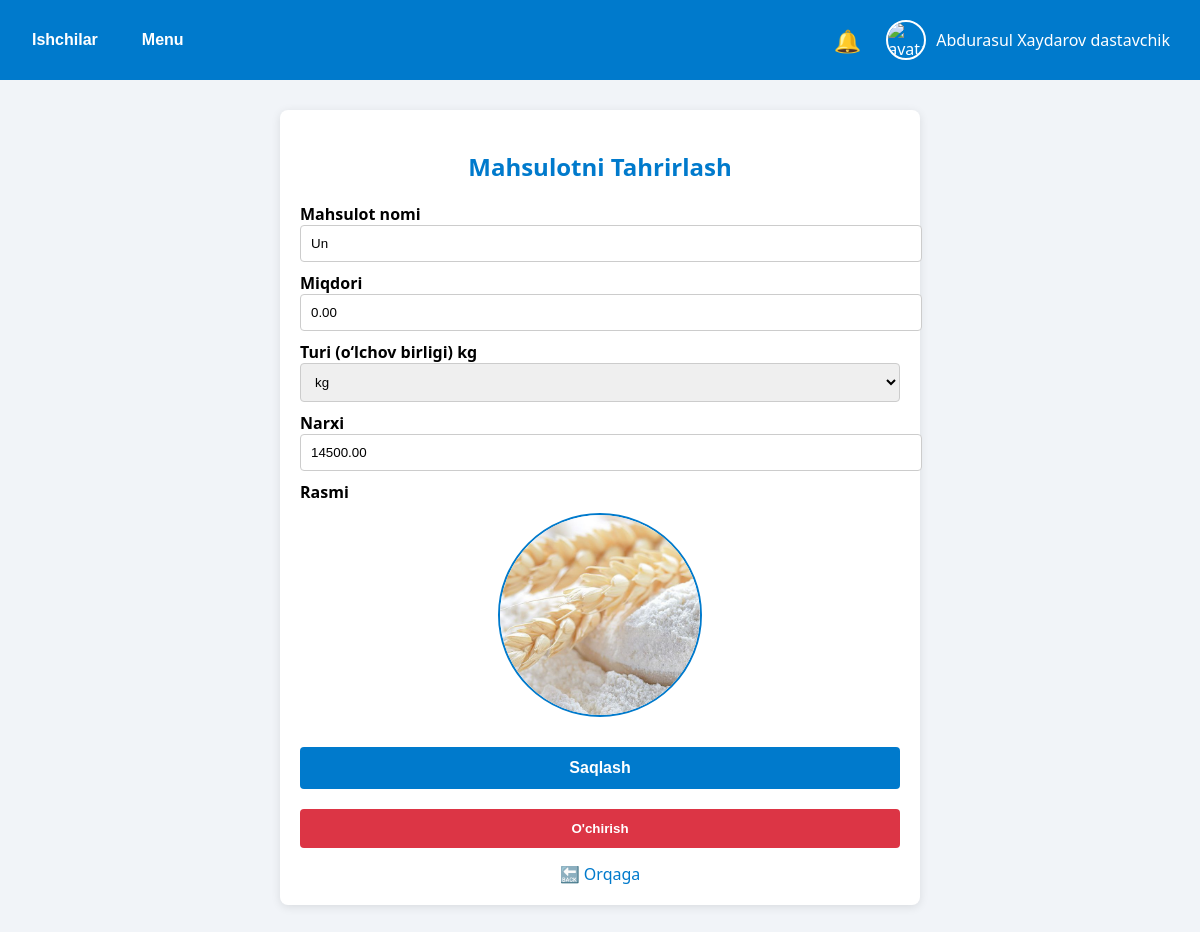
/product/1/ (signed in), run on an earlier commit of the app's database.
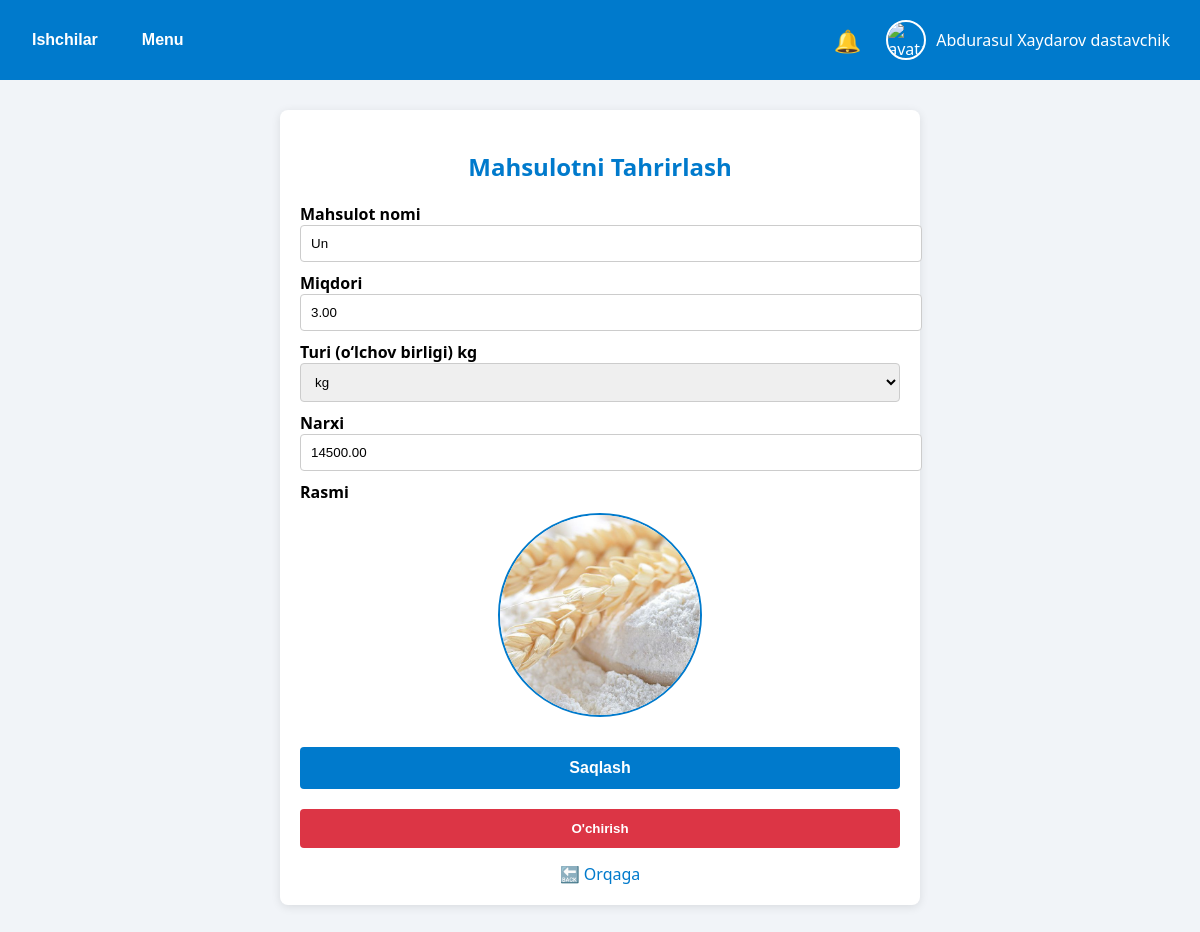
And on a later commit of the database.
### main/models.py (models this page shows, shortened)
class Mahsulot(models.Model):
    nomi = models.CharField(max_length=255)
    rasmi = models.ImageField(upload_to='mahsulotlar/')
    narxi = models.DecimalField(max_digits=10, decimal_places=2)
    turi = models.ForeignKey(MahsulotTuri, on_delete=models.CASCADE)
    miqdori = models.FloatField(default=0)

class MahsulotTuri(models.Model):
    nomi = models.CharField(max_length=100)  # kg, dona, l
    def __str__(self):
        return self.nomi

### main/views.py (the view, shortened to what this page needs)
# urls.py: path('product/<int:mahsulot_id>/', seemahsulot, name='seeproduct'),
@login_required(login_url='login')
def seemahsulot(request, mahsulot_id):
    mahsulot = Mahsulot.objects.get(id=mahsulot_id)
    turs=MahsulotTuri.objects.all()
    return render(request, 'seemahsulot.html', {'mahsulot': mahsulot,'turs':turs})

### main/models.py (called while the page is built)
    @property
    def rasmi(self):
        if self.type == 'yetkazib_beruvchi':
            try:
                return YetkazibBeruvchi.objects.get(user=self).rasmi.url
            except YetkazibBeruvchi.DoesNotExist:
                return None
        elif self.type == 'pazanda':
            try:
                return Pazanda.objects.get(user=self).rasmi.url
            except Pazanda.DoesNotExist:
                return None
        return None

### main/templates/seemahsulot.html (shortened to what this page needs)
{% extends 'egabase.html' %}
{% load static %}
{% block content %}
<div style="max-width: 600px; margin: 30px auto; background: #fff; padding: 20px; border-radius: 8px; box-shadow: 0 2px 10px rgba(0,0,0,0.1);">
    <h2 style="color: #007acc; text-align: center; margin-bottom: 20px;">Mahsulotni Tahrirlash</h2>
    <form method="POST" enctype="multipart/form-data">
        <label for="nomi" style="font-weight: bold;">Mahsulot nomi</label>
        <input type="text" id="nomi" name="nomi" value="{{ mahsulot.nomi }}" required
               style="width: 100%; padding: 10px; margin-bottom: 10px; border: 1px solid #ccc; border-radius: 4px;">
        <label for="miqdori" style="font-weight: bold;">Miqdori</label>
        <input type="number" id="miqdori" name="miqdori" value="{{ mahsulot.miqdori }}" required
               style="width: 100%; padding: 10px; margin-bottom: 10px; border: 1px solid #ccc; border-radius: 4px;">
        <label for="turi" style="font-weight: bold;">Turi (o‘lchov birligi) {{ mahsulot.turi }}  </label>
       <select id="turi" name="turi" required
               style="width: 100%; padding: 10px; margin-bottom: 10px; border: 1px solid #ccc; border-radius: 4px;">
               {% for tur in turs%}
               <option value="{{ tur.nomi }}" {%  if mahsulot.turi.nomi == tur.nomi %} selected  {% endif %} >{{ tur.nomi }}</option>
               {% endfor %}
               </select>
        <label for="narxi" style="font-weight: bold;">Narxi</label>
        <input type="number" id="narxi" name="narxi" value="{{ mahsulot.narxi }}" step="0.01" required
               style="width: 100%; padding: 10px; margin-bottom: 10px; border: 1px solid #ccc; border-radius: 4px;">
        <label for="rasmi_input" style="display: block; font-weight: bold;">Rasmi</label>
        <img src="{% if mahsulot.rasmi %}{{ mahsulot.rasmi.url }}{% else %}{% static 'images/default_product.jpg' %}{% endif %}"
             alt="Mahsulot rasmi"
             id="preview-rasm"
             style="width: 200px; height: 200px; object-fit: cover; border-radius: 50%; border: 2px solid #007acc; margin: 10px auto; display: block; cursor: pointer;">
        <button type="submit"
                style="margin-top: 20px; width: 100%; padding: 12px; background: #007acc; color: #fff; border: none; border-radius: 4px; font-size: 16px; font-weight: bold; cursor: pointer;">
            Saqlash
        </button>
        <a href="{% url 'delprdct' mahsulot.id %}" >
            <button type="button"
                    style="margin-top: 20px;  width: 100%; padding: 12px; background-color: #dc3545; color: white; border: none; border-radius: 4px; font-weight: bold; cursor: pointer;"
            >
                O'chirish
            </button>
        </a>
    </form>
    <a href="{% url 'main' %}" style="display: inline-block; margin-top: 15px; text-align: center; width: 100%; text-decoration: none; color: #007acc;">
        🔙 Orqaga
    </a>
</div>
{% endblock %}

What changed in the data, as far as the page shows it:
changed Mahsulot "Un": miqdori "0.00" → "3.00"
